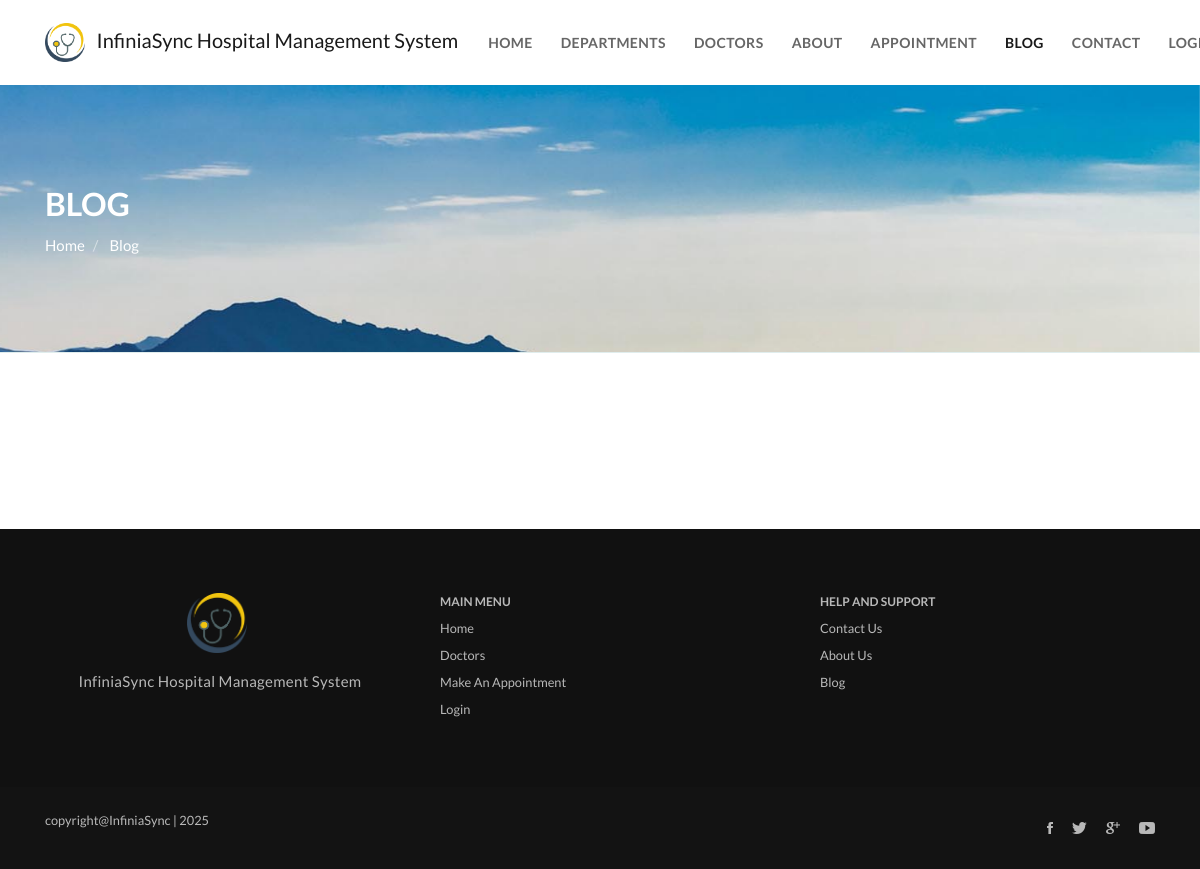
The page /index.php/home/blog on the database its author committed.
### tables this page shows
CREATE TABLE `frontend_settings` (
  `frontend_settings_id` int(11) NOT NULL,
  `type` varchar(255) DEFAULT NULL,
  `description` longtext
);

### application/controllers/Home.php (called while the page is built, shortened)
<?php
class Home extends CI_Controller
{
    protected $theme;
    function __construct()
    {
        $this->load->database();
        $this->load->library('session');
        $this->load->model('crud_model');
        $this->load->model('email_model');
        $this->load->model('sms_model');
        $this->load->model('frontend_model');
        $this->theme = $this->frontend_model->get_frontend_settings('theme');
    }
    function blog()
    {
        $total_blogs = $this->db->get_where('frontend_blog', array(
            'published' => 1
        ))->num_rows();
        $config             = pagination($total_blogs, 9);
        $page_data['page_name']  = 'blog';
        $page_data['page_title'] = get_phrase('blog');
        $page_data['per_page']   = $config['per_page'];
        $this->load->view('frontend/' . $this->theme . '/index', $page_data);
    }
}

### index.php (called while the page is built, shortened)
<?php
require_once BASEPATH.'core/CodeIgniter.php';

### application/models/Frontend_model.php (called while the page is built, shortened)
<?php
class Frontend_model extends CI_Model {
    public function get_frontend_settings($type) {
        $result = $this->db->get_where('frontend_settings', array(
            'type' => $type
        ))->row()->description;
        return $result;
    }
    function get_departments() {
        $this->db->order_by('name', 'asc');
        $result = $this->db->get('department')->result_array();
        return $result;
    }
}

### application/helpers/multi_language_helper.php (called while the page is built, shortened)
<?php  if ( ! defined('BASEPATH')) exit('No direct script access allowed');
if ( ! function_exists('get_phrase'))
{
	function get_phrase($phrase = '') {
		$CI	=&	get_instance();
		$current_language	=	$CI->db->get_where('settings' , array('type' => 'language'))->row()->description;
		$query	=	$CI->db->get_where('language' , array('phrase' => $phrase));
		$row   	=	$query->row();
		if (isset($row->$current_language) && $row->$current_language !="")
			return $row->$current_language;
		else
			return ucwords(str_replace('_',' ',$phrase));
	}
}

### application/views/frontend/default/stylesheets.php (the view, shortened to what this page needs)
<link rel="stylesheet"
    href="<?php echo base_url('assets/frontend/' . $theme . '/vendor/pace/css/pace-minimal.css');?>" type="text/css">
<link rel="stylesheet"
    href="<?php echo base_url('assets/frontend/' . $theme . '/vendor/bootstrap/css/bootstrap.min.css');?>" type="text/css">
<link rel="stylesheet"
    href="<?php echo base_url('assets/frontend/' . $theme . '/vendor/swiper/css/swiper.min.css');?>">
<link rel="stylesheet"
    href="<?php echo base_url('assets/frontend/' . $theme . '/vendor/hamburgers/hamburgers.min.css');?>" type="text/css">
<link rel="stylesheet"
    href="<?php echo base_url('assets/frontend/' . $theme . '/vendor/animate/animate.min.css');?>" type="text/css">
<link rel="stylesheet"
      href="<?php echo base_url('assets/common/izitoast/css/iziToast.min.css');?>" type="text/css">
<link rel="stylesheet"
    href="<?php echo base_url('assets/frontend/' . $theme . '/fonts/font-awesome/css/font-awesome.min.css');?>" type="text/css">
<link rel="stylesheet"
    href="<?php echo base_url('assets/frontend/' . $theme . '/fonts/ionicons/css/ionicons.min.css');?>" type="text/css">
<link rel="stylesheet"
    href="<?php echo base_url('assets/frontend/' . $theme . '/fonts/line-icons-pro/line-icons-pro.css');?>" type="text/css">
<link id="stylesheet" type="text/css"
    href="<?php echo base_url('assets/frontend/' . $theme . '/css/global-style.css');?>" rel="stylesheet" media="screen">
<link type="text/css"
    href="<?php echo base_url('assets/frontend/' . $theme . '/css/custom-style.css');?>" rel="stylesheet">

### application/views/frontend/default/navigation.php (shortened to what this page needs)
<nav class="navbar navbar-expand-lg  navbar-light bg-default navbar--link-arrow navbar--uppercase bayanno-nav">
    <div class="container navbar-container">
        <a class="navbar-brand" href="<?php echo site_url('home');?>">
            <img src="<?php echo base_url('uploads/logo.png');?>" width="40"
                alt="">
                &nbsp; <?php echo $hospital_name;?>
        </a>
        <div class="collapse navbar-collapse align-items-center justify-content-end" id="navbar_main">
            <ul class="navbar-nav" data-hover="dropdown">
                <li class="nav-item
                    <?php echo $page_name == 'home' ? 'active' : ''; ?>">
                    <a class="nav-link" aria-haspopup="true" aria-expanded="false"
                        href="<?php echo site_url('home');?>">
                        <?php echo get_phrase('home');?>
                    </a>
                </li>
                <li class="nav-item dropdown
                <?php echo $page_name == 'department' ? 'active' : ''; ?>">
                    <a href="#" class="nav-link"
                        data-toggle="dropdown" aria-haspopup="true" aria-expanded="false">
                    <?php echo get_phrase('departments');?>
                    </a>
                </li>
                <li class="nav-item
                <?php echo $page_name == 'doctors' ? 'active' : ''; ?>">
                    <a class="nav-link" aria-haspopup="true" aria-expanded="false"
                        href="<?php echo site_url('home/doctors');?>">
                    <?php echo get_phrase('doctors');?>
                    </a>
                </li>
                <li class="nav-item
                <?php echo $page_name == 'about_us' ? 'active' : ''; ?>">
                    <a class="nav-link" aria-haspopup="true" aria-expanded="false"
                        href="<?php echo site_url('home/about_us');?>">
                    <?php echo get_phrase('about');?>
                    </a>
                </li>
                <li class="nav-item
                <?php echo $page_name == 'appointment' ? 'active' : ''; ?>">
                    <a class="nav-link" aria-haspopup="true" aria-expanded="false"
                        href="<?php echo site_url('home/appointment');?>">
                    <?php echo get_phrase('appointment');?>
                    </a>
                </li>
                <li class="nav-item
                <?php echo ($page_name == 'blog' || $page_name == 'blog_details') ? 'active' : ''; ?>">
                    <a class="nav-link" aria-haspopup="true" aria-expanded="false"
                        href="<?php echo site_url('home/blog');?>">
                    <?php echo get_phrase('blog');?>
                    </a>
                </li>
                <li class="nav-item
                <?php echo $page_name == 'contact_us' ? 'active' : ''; ?>">
                    <a class="nav-link" aria-haspopup="true" aria-expanded="false"
                        href="<?php echo site_url('home/contact_us');?>">
                    <?php echo get_phrase('contact');?>
                    </a>
                </li>
                <li class="nav-item">
                    <a class="nav-link" aria-haspopup="true" aria-expanded="false"
                        href="<?php echo site_url('login');?>" target="_blank">
                    <?php echo get_phrase('login');?>
                    </a>
                </li>
            </ul>
        </div>
    </div>
</nav>

### application/views/frontend/default/blog.php (shortened to what this page needs)
<section class="slice--offset parallax-section parallax-section-xl b-xs-bottom custom-page-head"
    style="background-image: url('<?php echo base_url('assets/frontend/' . $theme . '/images/img-15.jpg');?>');">
    <div class="container">
        <div class="row py-3">
            <div class="col-lg-12">
                <h1 class="heading text-uppercase c-white">
                    <?php echo $page_title;?>
                </h1>
                <div class="">
                    <ol class="breadcrumb">
                        <li class="breadcrumb-item">
                            <a href="<?php echo site_url('home');?>">
                            <?php echo get_phrase('home');?>
                            </a>
                        </li>
                        <li class="breadcrumb-item active">
                        <?php echo $page_title;?>
                        </li>
                    </ol>
                </div>
            </div>
        </div>
    </div>
</section>
<section class="slice sct-color-1">
    <div class="container">
        <div class="row justify-content-center pt-5">
        </div>
    </div>
</section>

### application/views/frontend/default/footer.php
<footer id="footer" class="footer">
    <div class="footer-top">
        <div class="container">
            <div class="row cols-xs-space cols-sm-space cols-md-space">
                <div class="col-md-6 col-lg-4">
                    <div class="col text-center">
                        <img src="<?php echo base_url('uploads/logo.png');?>" width="60"
                             alt="">
                        &nbsp; <p class="mt-3"><?php echo $hospital_name;?></p>
                    </div>
                </div>
                <div class="col-md-6 col-lg-4">
                    <div class="col">
                        <h4 class="heading heading-xs strong-600 text-uppercase mb-1">
                            <?php echo get_phrase('main_menu');?>
                        </h4>
                        <ul class="footer-links">
                            <li>
                                <a href="<?php echo site_url('home');?>">
                                    <?php echo get_phrase('home');?>
                                </a>
                            </li>
                            <li>
                                <a href="<?php echo site_url('home/doctors');?>">
                                    <?php echo get_phrase('doctors');?>
                                </a>
                            </li>
                            <li>
                                <a href="<?php echo site_url('home/appointment');?>">
                                    <?php echo get_phrase('make_an_appointment');?>
                                </a>
                            </li>
                            <li>
                                <a href="<?php echo site_url('login');?>"
                                    target="_blank">
                                    <?php echo get_phrase('login');?>
                                </a>
                            </li>
                        </ul>
                        </div>
                </div>
                <div class="col-md-6 col-lg-4">
                    <div class="col">
                        <h4 class="heading heading-xs strong-600 text-uppercase mb-1">
                            <?php echo get_phrase('help_and_support');?>
                        </h4>
                        <ul class="footer-links">
                            <li>
                                <a href="<?php echo site_url('home/contact_us');?>">
                                    <?php echo get_phrase('contact_us');?>
                                </a>
                            </li>
                            <li>
                                <a href="<?php echo site_url('home/about_us');?>">
                                    <?php echo get_phrase('about_us');?>
                                </a>
                            </li>
                            <li>
                                <a href="<?php echo site_url('home/blog');?>">
                                    <?php echo get_phrase('blog');?>
                                </a>
                            </li>
                        </ul>
                    </div>
                </div>
            </div>
        </div>
    </div>
    <div class="footer-bottom">
        <div class="container">
            <div class="row row-cols-xs-spaced flex flex-items-xs-middle">
                <div class="col col-sm-7 col-xs-12">
                    <div class="copyright text-xs-center text-sm-left">
                        <?php echo $this->frontend_model->get_frontend_settings('copyright_text');?>
                    </div>
                </div>
                <?php $social = json_decode($this->frontend_model->get_frontend_settings('social_links'));?>
                <div class="col col-sm-5 col-xs-12">
                    <div class="text-xs-center text-sm-right">
                        <ul class="social-media social-media--style-1-v4">
                            <?php if ($social[0]->facebook != '') { ?>
                                <li>
                                    <a href="<?php echo $social[0]->facebook;?>"
                                       target="_blank">
                                        <i class="ion ion-social-facebook"></i>
                                    </a>
                                </li>
                            <?php } ?>
                            <?php if ($social[0]->twitter != '') { ?>
                                <li>
                                    <a href="<?php echo $social[0]->twitter;?>"
                                       target="_blank">
                                        <i class="ion ion-social-twitter"></i>
                                    </a>
                                </li>
                            <?php } ?>
                            <?php if ($social[0]->google_plus != '') { ?>
                                <li>
                                    <a href="<?php echo $social[0]->google_plus;?>"
                                       target="_blank">
                                        <i class="ion ion-social-googleplus"></i>
                                    </a>
                                </li>
                            <?php } ?>
                            <?php if ($social[0]->youtube != '') { ?>
                                <li>
                                    <a href="<?php echo $social[0]->youtube;?>"
                                       target="_blank">
                                        <i class="ion ion-social-youtube"></i>
                                    </a>
                                </li>
                            <?php } ?>
                        </ul>
                    </div>
                </div>
            </div>
        </div>
    </div>
</footer>

### assets/frontend/default/css/custom-style.css (style rules this page uses)
body { font-family: 'Lato', sans-serif; }
a { color: #0087be; }
a, button { -webkit-transition: all 0.3s linear; transition: all 0.3s linear; }
p { font-size: 15px !important; line-height: 24px; letter-spacing: 0.02em; }
.custom-page-head { padding: 5rem 0; }
.custom-page-head .heading { font-size: 32px; font-weight: 700; }
.bayanno-nav .navbar-collapse .navbar-nav .nav-item .nav-link { font-weight: 700; letter-spacing: 0.03em; }
.custom-page-head .breadcrumb { background-color: transparent; padding: 0; margin-bottom: 0; }
.custom-page-head .breadcrumb li a { color: #fff; }
.custom-page-head .breadcrumb li { color: #fff; font-size: 15px; font-weight: 400; }
.custom-page-head .breadcrumb li:before { color: #fff; opacity: 0.5; }
.custom-page-head .breadcrumb li.breadcrumb-item.active { color: #ffffff; }

### rows shown on the page
frontend_settings: description "InfiniaSync Hospital Management System"
frontend_settings: description (picture)
frontend_settings: description "copyright@InfiniaSync | 2025"

### other values the page prints
get_phrase('home') "HOME"
get_phrase('departments') "DEPARTMENTS"
get_phrase('doctors') "DOCTORS"
get_phrase('about') "ABOUT"
get_phrase('appointment') "APPOINTMENT"
get_phrase('blog') "BLOG"
get_phrase('contact') "CONTACT"
$page_title "BLOG"
get_phrase('home') "Home"
$page_title "Blog"
get_phrase('main_menu') "MAIN MENU"
get_phrase('doctors') "Doctors"
get_phrase('make_an_appointment') "Make An Appointment"
get_phrase('login') "Login"
get_phrase('help_and_support') "HELP AND SUPPORT"
